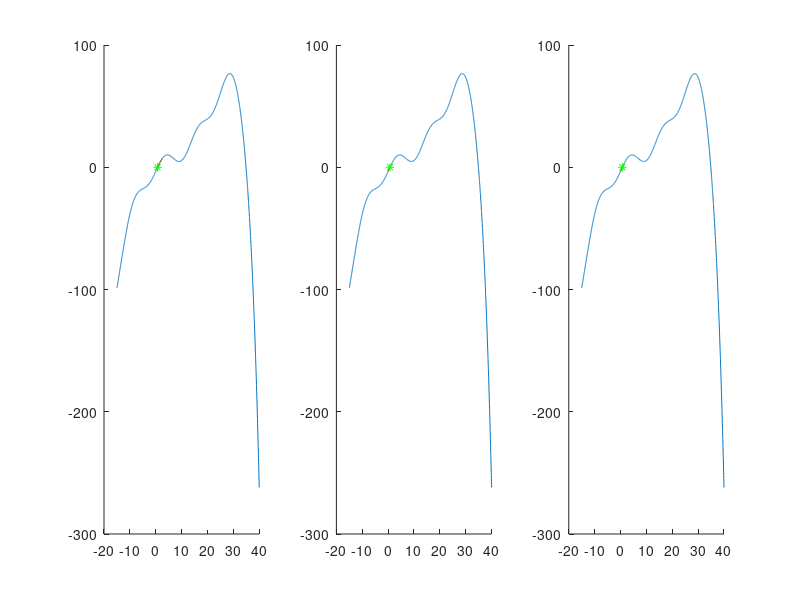

This figure's MATLAB source:
function firstmethods()

    % initial guesses for each root-finding method
    bisect_start = [0, 5, 2.5];       % [left, right, midpoint] for bisection
    newton_start = 0;                 % Initial guess for Newton-Raphson
    secant_start = [0;1];             % Two initial points for secant method
    
    % Definition of the nonlinear test function
    test_func01 = @(x) (x.^3)/100 - (x.^2)/8 + 2*x + 6*sin(x/2+6) -.7 - exp(x/6);
    
    % Derivative of the test function for use in Newton method
    test_derivative01 = @(x) 3*(x.^2)/100 - 2*x/8 + 2 +(6/2)*cos(x/2+6) - exp(x/6)/6;
    
    % Newton update function
    newton_func = @(x) x - test_func01(x)/test_derivative01(x);
    
    % Secant method update function using two previous points
    secant_func = @(xi, xj) (xj*test_func01(xi)-xi*test_func01(xj))/(test_func01(xi)-test_func01(xj));
    
    % Apply each root-finding method
    [bi_root, bisect_list] = bisect_root_find(bisect_start, test_func01);
    [new_root, newton_list] = newton_root_find(newton_start, newton_func, test_func01);
    [sec_root, secant_list] = secant_root_find(secant_start, secant_func, test_func01);

    % Evaluate function over a range for plotting
    t = linspace(-15, 40, 2000);
    ft = test_func01(t);
    
    % Plot bisection method results
    figure
    subplot(1, 3, 1)
    hold on
    plot(t, ft)                              % Plot the function
    ms = bisect_list(:, 3);                  % Extract midpoints from iterations
    fms = test_func01(ms);                   % Function values at midpoints
    plot(ms, fms)                            % Plot midpoints
    plot(bi_root, test_func01(bi_root), "g*")% Final root estimate
    hold off
    
    % Plot Newton-Raphson method results
    subplot(1, 3, 2)
    hold on
    plot(t, ft)
    x1s = newton_list;                       % Iterative x-values
    f1s = test_func01(x1s);                  % Corresponding function values
    plot(x1s, f1s)
    plot(new_root, test_func01(new_root), "g*")
    hold off
    
    % Plot secant method results
    subplot(1, 3, 3)
    hold on
    plot(t, ft)
    x2s = secant_list;
    f2s = test_func01(x2s);
    plot(x2s, f2s)
    plot(sec_root, test_func01(sec_root), "g*")
    hold off

end

% One iteration of the bisection method to narrow the interval
function [Lnew, Rnew, mx] = bisect_func(input, func)
    L = input(1);
    R = input(2);
    if (func(L) > 0 && func(R) > 0) || (func(L) < 0 && func(R) < 0)
        return
    end
    mx = (L+R)/2;                  % Midpoint
    mf = func(mx);                 % Function value at midpoint
    Lf = func(L);                  % Function value at left
    Rf = func(R);                  % Function value at right

    % Determine the subinterval where the sign change occurs
    if Lf > 0 && mf < 0
        Lnew = L;
        Rnew = mx;
    end
    if Lf < 0 && mf > 0
        Lnew = L;
        Rnew = mx;
    end
    if Rf > 0 && mf < 0
        Lnew = mx;
        Rnew = R;
    end
    if Rf < 0 && mf > 0
        Lnew = mx;
        Rnew = R;
    end

end

% Complete bisection method until convergence
function [root, bisect_list] = bisect_root_find(input, func)
    bisect_list = zeros(1,3);               % Preallocate matrix for [L, R, midpoint]
    bisect_list(1,:) = input;
    mx = bisect_list(1, 3);
    iter = 1;

    % Iterate until the function value at midpoint is sufficiently small
    while abs(func(mx)) > 10^-14
        [L, R, mx] = bisect_func(bisect_list(iter, :), func);
        iter = iter+1;
        bisect_list(iter,:) = [L, R, mx];
    end
    root = mx;                              % Return the root estimate
end

% Newton-Raphson method until convergence
function [root, newton_list] = newton_root_find(start, newton_func, func)
    newton_list = zeros(1,1);               % Preallocate array for iterations
    newton_list(1) = start;
    newton_list(2) = newton_func(newton_list(1));
    iter = 2;

    % Iterate until convergence based on function value
    while abs(func(newton_list(iter))) > 10^-14
        iter = iter + 1;
        newton_list(iter) = newton_func(newton_list(iter-1));
    end
    root = newton_list(end);                % Final root estimate
end

% Secant method until convergence
function [root, secant_list] = secant_root_find(start, secant_func, func)
    secant_list = zeros(1,2);               % Preallocate for two starting values
    secant_list(1:2) = start;
    secant_list(3) = secant_func(secant_list(2), secant_list(1));
    iter = 3;

    % Iterate until convergence based on function value
    while abs(func(secant_list(iter))) > 10^-14
        iter = iter + 1;
        secant_list(iter) = secant_func(secant_list(iter-1), secant_list(iter-2));
    end
    root = secant_list(end);                % Final root estimate
end
